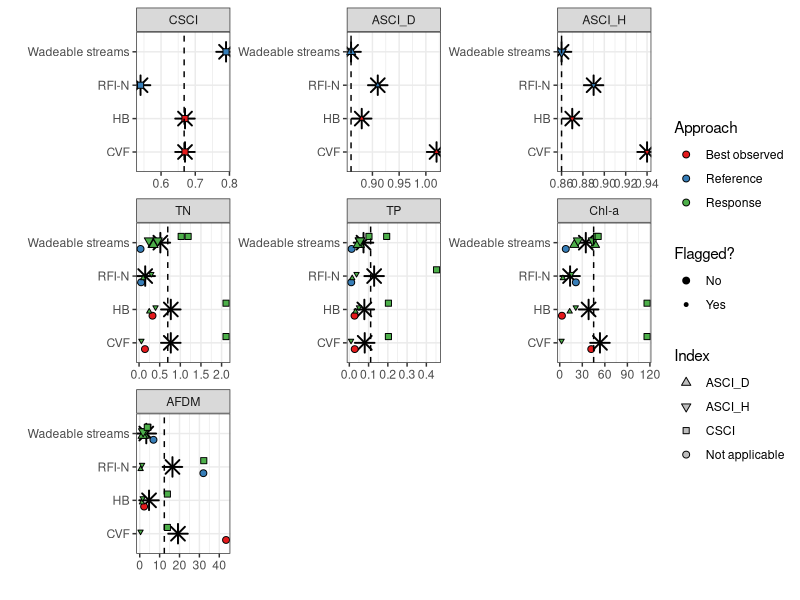

Reproduce this figure in R.
library(tidyverse)
library(ggplot2)

#Load and prep required data
thresholds_df<-read_csv("Data/mod_channel_thresholds.csv") %>%
  mutate(Indicator = factor(Indicator, levels = unique(Indicator)),
         Flagged = !is.na(Flag))


#Get user info

#Get thresholds
synthesize_thresholds_plotdata<-function(
    classes,
    indicators = c("CSCI","ASCI_D","ASCI_H","TN","TP","Chl-a","AFDM","Chl-a"),
    stringency="Intermediate") {
  
  
  thresh_dat<-thresholds_df %>%
    filter(Stringency==stringency) %>%
    # filter(!Flagged) %>%
    filter(Class %in% c("Wadeable streams",classes)) %>%
    filter(Indicator %in% indicators) %>%
    mutate(Index = case_when(Indicator_Type=="Biointegrity"~Indicator,
                             Approach=="Response"~Response_model_index,
                             T~"Not applicable"))
  thresh_dat_sum<-thresh_dat %>%
    filter(!Flagged) %>%
    group_by(Indicator) %>%
    summarise(Threshold_mean= mean(Threshold_value, na.rm=T))
  thresholds_plotdata <- list(thresh_dat, thresh_dat_sum)
  thresholds_plotdata
}

synthesize_thresholds_plot<-function(
    classes,
    indicators = c("CSCI","ASCI_D","ASCI_H","TN","TP","Chl-a","AFDM","Chl-a"),
    stringency="Intermediate") {
  
  thresholds_plotdata <- synthesize_thresholds_plotdata(classes=classes, indicators=indicators, stringency = stringency)
  ggplot(data=thresholds_plotdata[[1]], 
         aes(x=Class, y=Threshold_value))+
    # geom_point(aes(color=Approach), position=position_jitter(height=0, width=.1))+
    stat_summary( fun.y="mean", shape=8, size=1)+
    geom_point(aes(fill=Approach, shape=Index, 
                   size=Flagged),
               position=position_dodge(width=.5))+
    
    geom_hline(data=thresholds_plotdata[[2]], aes(yintercept=Threshold_mean), linetype="dashed")+
    # stat_summary( fun.y="mean", shape=10)+
    facet_wrap(~Indicator, scales="free")+
    scale_shape_manual(values=c(24,25,22, 21))+
    scale_fill_brewer(palette="Set1")+
    scale_size_manual(values=c(2,1), name="Flagged?", labels=c("No","Yes"))+
    theme_bw()+
    coord_flip()+
    guides(fill=guide_legend(override.aes = list(shape=21, size=2)),
           shape=guide_legend(override.aes = list(fill="gray", size=2)))+
    xlab("")+ylab("")
}

synthesize_thresholds_plot(classes=c("RFI-N","CVF","HB"))
